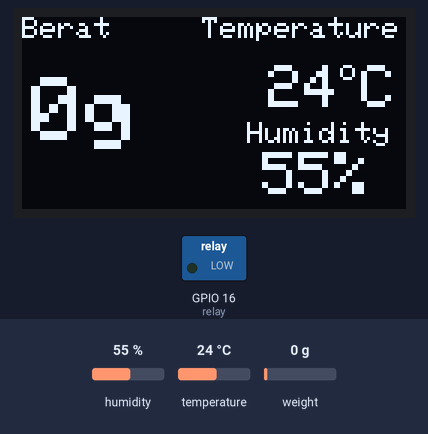
A sketch run on a simulated ESP8266 (NodeMCU). Parts: 128×64 one-colour display, switched loads named in the sketch (green lamp = pin HIGH). Inputs (shaded band) come from the test bench; at power-on: humidity 55 %, weight on the scale 0 g, temperature 24 °C. WiFi joins after 1.5 s; servers stay silent unless stated; the display library's start-up logo is not drawn; what the sketch prints to the serial monitor is not drawn.

Above: at 4.7 s.
4.8 s: humidity set to 22 %
At 6.6 s:
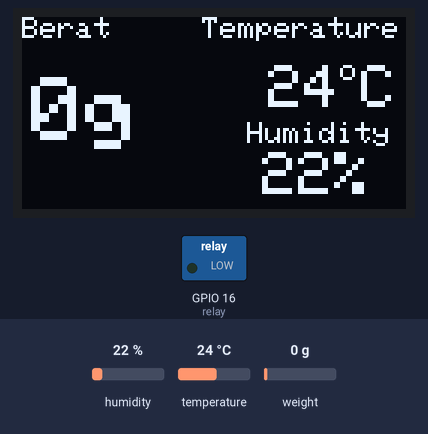
7.2 s: weight on the scale set to 100 g
At 8.0 s:
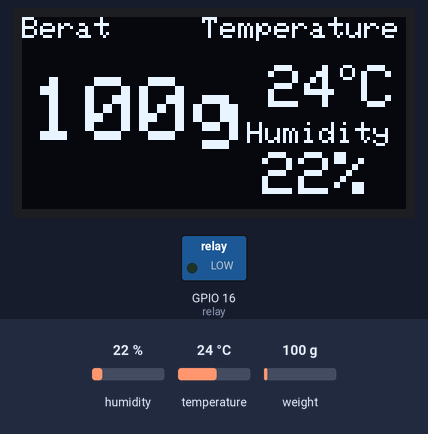
8.8 s: temperature set to 12 °C
At 10.9 s:
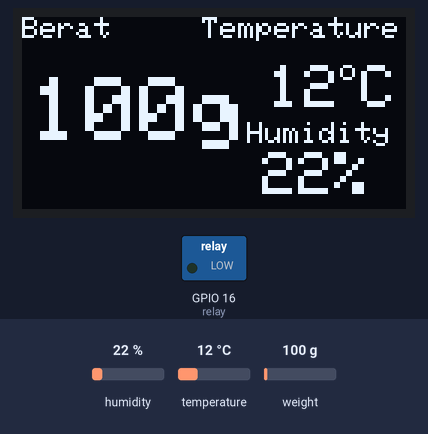
11.2 s: weight on the scale set to 1250 g
At 12.4 s:
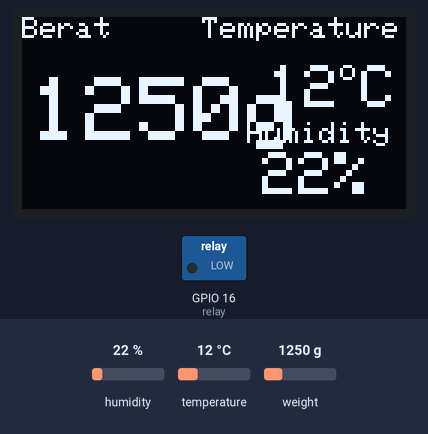
12.7 s: humidity set to 40 %
At 14.4 s:
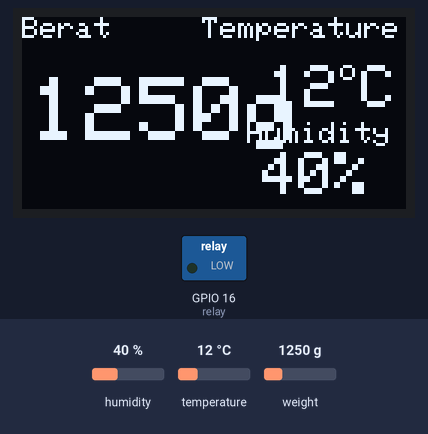
15.2 s: weight on the scale set to 2500 g
At 16.0 s:
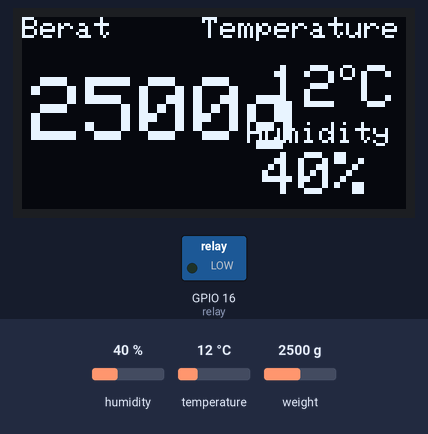
Timing chart, 0 to 17.8 s (numbered marks = the images above; inputs shaded):
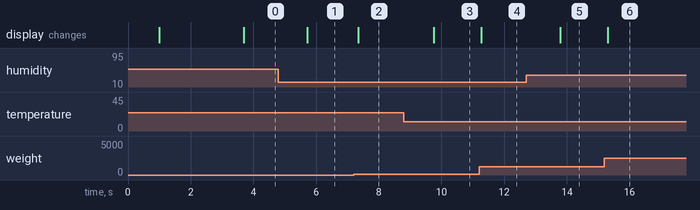

Measured:
- after the input at 4.8 s, the display: changes after 0.91 s (image 1)
- after the input at 7.2 s, the display: changes after 0.15 s (image 2)
- after the input at 8.8 s, the display: changes after 0.95 s (image 3)
- after the input at 11.2 s, the display: changes after 0.06 s (image 4)
- after the input at 12.7 s, the display: changes after 1.1 s (image 5)
- after the input at 15.2 s, the display: changes after 0.10 s (image 6)

The sketch:

birdfarm.ino
```cpp
// import library
#include "DHT.h"
#include <ArduinoJson.h>
#include <WiFiManager.h>
#include <ESP8266HTTPClient.h>
#include <WiFiClient.h>
#include   <Wire.h>
#include <Adafruit_GFX.h>
#include <Adafruit_SSD1306.h>
#include "HX711.h"


// define dht
#define DHTPIN 2
#define DHTTYPE DHT22
DHT dht(DHTPIN,DHTTYPE);
String resp;

// define oled
#define SCREEN_WIDTH 128 // OLED display width, in pixels
#define SCREEN_HEIGHT   64 // OLED display height, in pixels
// Declaration for an SSD1306 display connected   to I2C (SDA, SCL pins)
Adafruit_SSD1306 display(SCREEN_WIDTH, SCREEN_HEIGHT,   &Wire, -1);

// hx711
const int LOADCELL_DOUT_PIN = 14;
const int LOADCELL_SCK_PIN = 12;
int berat;
int beratOld;

HX711 scale;

// define wifi manager
WiFiManager wm;
bool res;

// http client
HTTPClient http;
WiFiClient client;

// define api
String url = "http://birdfarm.d2l.my.id/api/";
String apiKey = "76b7ab89a4f28e3e667654ea4048e3843945d6be45a6a53c01e3ee841627d7fc";
JsonDocument doc;

// time
unsigned long previousSuhuMillis = 0;  // Waktu sebelumnya untuk pembacaan suhu
unsigned long previousBeratMillis = 0; // Waktu sebelumnya untuk pembacaan berat

const long suhuInterval = 30000;  // Interval pembacaan suhu (dalam milidetik)
const long beratInterval = 60000;  // Interval pembacaan berat (dalam milidetik)

// suhu
float hum;
float temp;

// relay
const int relay = 16;

void setup() {
  Serial.begin(115200);

  // dht
  dht.begin();

  // hx711
  scale.begin(LOADCELL_DOUT_PIN, LOADCELL_SCK_PIN);
  scale.set_scale(-487.0331); // hasil kalibrasi
  scale.tare();

  // oled
  if(!display.begin(SSD1306_SWITCHCAPVCC, 0x3C))   { // Address 0x3D for 128x64
    Serial.println(F("SSD1306 allocation failed"));
     for(;;);
  }
  display.display();
  delay(1000);
  display.clearDisplay();

  // wifi manager
  res = wm.autoConnect("birdfarm", "birdfarm");
  // relay
  pinMode(relay, OUTPUT);

  Serial.println(".");
  Serial.println("Terhubung ke jaringan");

}

void loop() {
  if(WiFi.status() == WL_CONNECTED){
      unsigned long currentMillis = millis();

      // read temp
      hum = dht.readHumidity();
      temp = dht.readTemperature();

      // post data
      if (currentMillis - previousSuhuMillis >= suhuInterval) {
        previousSuhuMillis = currentMillis;
        postSuhu(temp, hum);
      }

      if (currentMillis - previousBeratMillis >= beratInterval) {
        previousBeratMillis = currentMillis;
        Serial.println(berat);
        if (berat != beratOld) {
          postBerat(berat);
        }
      }

      // read data loadcell
      if(scale.wait_ready_timeout(5000)) {
        berat = round(scale.get_units());
        // Serial.println(berat);
      }

      // display oled
      display.clearDisplay();
      oledDisplayHeader();

      oledDisplay(3,3,20,berat,"g");
      oledDisplay(2,70,16,temp,"C");
      oledDisplay(2,80,45, hum, "%");

      display.display();

  }

}


void postSuhu(float temp, float hum){

  String uri = url + "iot/dht";
  http.begin(client, url+"iot/dht");
  http.addHeader("Content-Type", "application/json");
  http.addHeader("x-api-key", apiKey);
  doc.clear();
  doc["temp"] = temp;
  doc["hum"] = hum;

  serializeJson(doc, resp);

  int httpCode = http.POST(resp);
  Serial.println();
  Serial.print("HTTP Response code is: ");
  Serial.println(httpCode);
  Serial.println(http.getString().c_str());

  Serial.println(resp);
  resp = "";
  http.end();
}

void oledDisplayHeader(){
  display.setTextSize(1);
  display.setTextColor(WHITE);
  display.setCursor(0, 0);
  display.print("Berat");
  display.setCursor(60,   0);
  display.print("Temperature");
  display.setCursor(75, 35);
  display.print("Humidity");
}
void oledDisplay(int size, int x,int   y, float value, String unit){
  int charLen=12;
  int xo=x+charLen*3.2;
  int xunit=x+charLen*3.6;
  int xval = x;
  display.setTextSize(size);
  display.setTextColor(WHITE);

 if (unit=="%"){
    display.setCursor(x, y);
    display.print(value,0);
    display.print(unit);
 } else if (unit=="g"){
    display.setCursor(x, y);
    display.print(value,0);
    display.print(unit);
 } else {
    if (value>99){
      xval=x;
    }   else {
      xval=x+charLen;
    }
    display.setCursor(xval, y);
    display.print(value,0);
    display.drawCircle(xo, y+2, 2, WHITE);  // print degree symbols (  )
    display.setCursor(xunit,   y);
    display.print(unit);
 }
}

void postBerat(int w) {
  String uri = url + "iot/volume";
  http.begin(client, url+"iot/volume");
  http.addHeader("Content-Type", "application/json");
  http.addHeader("x-api-key", apiKey);

  doc.clear();
  doc["value"] = w;

  serializeJson(doc, resp);

  int httpCode = http.POST(resp);
  Serial.println();
  Serial.print("HTTP Response code is: ");
  Serial.println(httpCode);
  Serial.println(http.getString().c_str());

  Serial.println(resp);
  resp = "";
  http.end();
}
```
